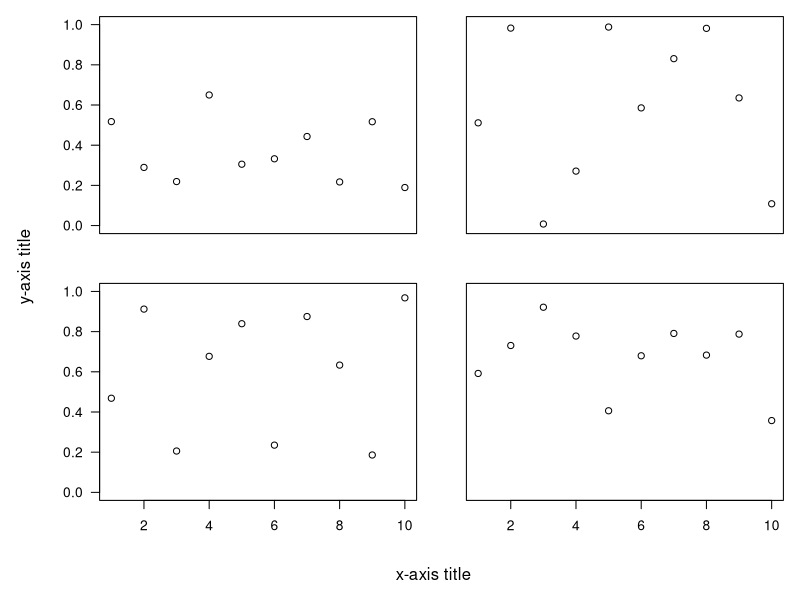

Source code (R):
# thanks to 
# https://stevencarlislewalker.wordpress.com/2012/06/28/overall-axis-labels-with-mfrow/
par(mfrow = c(2, 2)) # 2-by-2 grid of plots
par(oma = c(4, 4, 0, 0)) # make room (i.e. the 4's) for the overall x and y axis titles
par(mar = c(2, 2, 1, 1)) # make the plots be closer together

# now plot the graphs with the appropriate axes removed (via xaxt and yaxt),
# remove axis labels (so that they are not redundant with overall labels,
# and set some other nice choices for graphics parameters
plot(runif(10), xlab = '', ylab = '', xaxt = 'n', las = 1, ylim = c(0, 1))
plot(runif(10), xlab = '', ylab = '', xaxt = 'n', yaxt = 'n', ylim = c(0, 1))
plot(runif(10), xlab = '', ylab = '', las = 1, ylim = c(0, 1))
plot(runif(10), xlab = '', ylab = '', yaxt = 'n', ylim = c(0, 1))

# print the overall labels
mtext('x-axis title', side = 1, outer = TRUE, line = 2)
mtext('y-axis title', side = 2, outer = TRUE, line = 2)